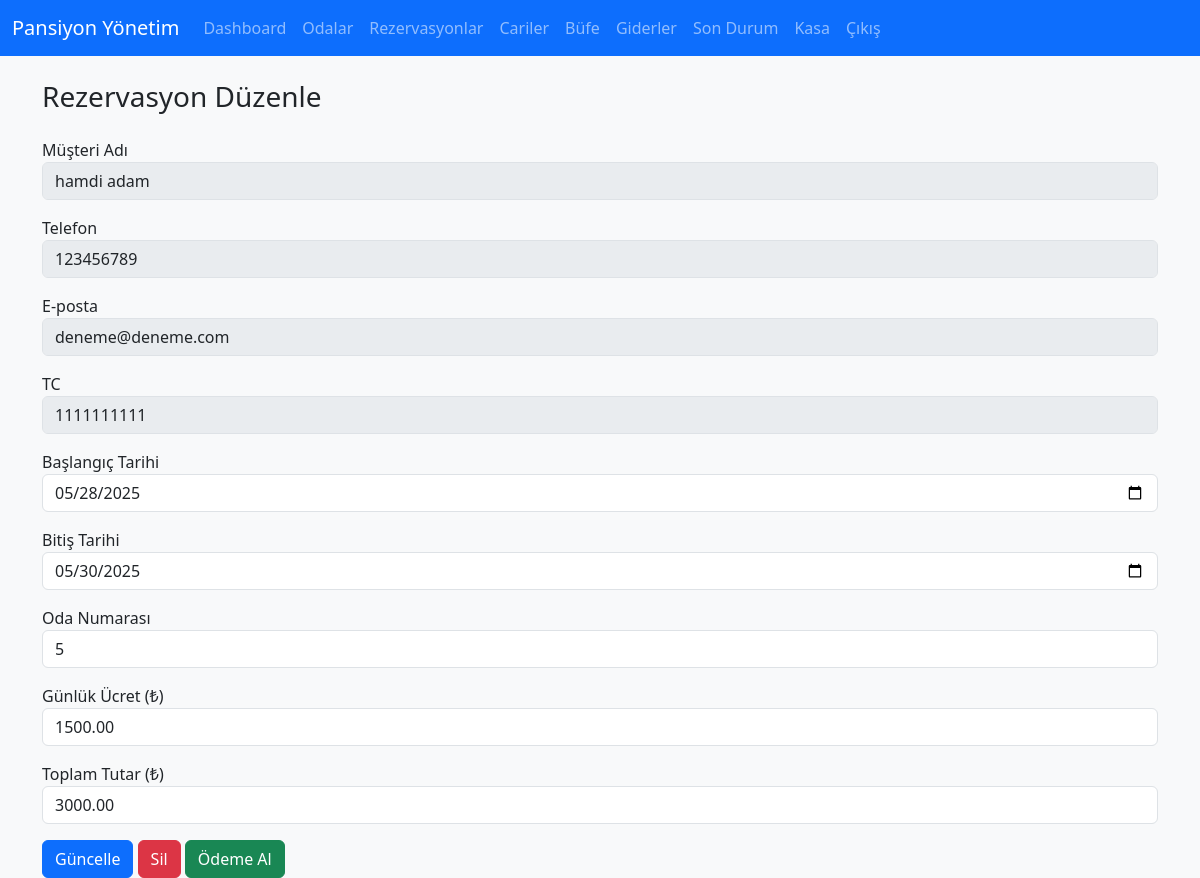
The page /edit_reservation.php?reservation_id=56 (signed in) on the database its author committed.
### tables this page shows
CREATE TABLE `reservations` (
  `id` int(11) NOT NULL,
  `room_id` int(11) DEFAULT NULL,
  `start_date` date DEFAULT NULL,
  `end_date` date DEFAULT NULL,
  `status` enum('rezerve','dolu','iptal') DEFAULT 'rezerve',
  `phone` varchar(20) DEFAULT NULL,
  `email` varchar(100) DEFAULT NULL,
  `tc` varchar(11) DEFAULT NULL,
  `note` text DEFAULT NULL,
  `created_at` timestamp NOT NULL DEFAULT current_timestamp(),
  `price` int(11) DEFAULT NULL,
  `customer_name` text DEFAULT NULL,
  `days` int(11) NOT NULL DEFAULT 1,
  `payment_status` enum('ödenmedi','kısmen','tamamlandı') NOT NULL DEFAULT 'ödenmedi',
  `payment_amount` decimal(10,2) NOT NULL DEFAULT 0.00,
  `payment_method` varchar(50) DEFAULT NULL,
  `paid_days` int(11) DEFAULT NULL,
  `customer_id` int(11) DEFAULT NULL
);

CREATE TABLE `customers` (
  `id` int(11) NOT NULL,
  `full_name` varchar(100) NOT NULL,
  `phone` varchar(20) DEFAULT NULL,
  `email` varchar(100) DEFAULT NULL,
  `tc` varchar(11) DEFAULT NULL,
  `balance` decimal(10,2) DEFAULT 0.00,
  `created_at` timestamp NOT NULL DEFAULT current_timestamp()
);

CREATE TABLE `rooms` (
  `id` int(11) NOT NULL,
  `room_number` varchar(10) NOT NULL,
  `type` varchar(50) DEFAULT NULL,
  `price` decimal(10,2) DEFAULT NULL,
  `status` enum('boş','dolu') DEFAULT 'boş',
  `capacity` int(11) NOT NULL DEFAULT 1
);

### edit_reservation.php (the view, shortened to what this page needs)
<?php
require 'config/db.php';
$reservationId = $_GET['reservation_id'] ?? null;
$stmt = $pdo->prepare("
  SELECT r.*, c.full_name, c.phone, c.email, c.tc
  FROM reservations r
  JOIN customers c ON r.customer_id = c.id
  WHERE r.id = ?
");
$stmt->execute([$reservationId]);
$res = $stmt->fetch(PDO::FETCH_ASSOC);
$rooms = $pdo->query("SELECT id, room_number, price FROM rooms ORDER BY room_number")->fetchAll(PDO::FETCH_ASSOC);
$days = (strtotime($res['end_date']) - strtotime($res['start_date'])) / (60 * 60 * 24);
?>
<?php include 'header.php'; ?>
<div class="container">
  <h3 class="mb-4">Rezervasyon Düzenle</h3>
  <form action="update_reservation.php" method="POST">
    <div class="mb-3"><label>Müşteri Adı</label>
      <input type="text" class="form-control" value="<?= htmlspecialchars($res['full_name']) ?>" disabled>
    </div>
    <div class="mb-3"><label>Telefon</label>
      <input type="text" class="form-control" value="<?= htmlspecialchars($res['phone']) ?>" disabled>
    </div>
    <div class="mb-3"><label>E-posta</label>
      <input type="text" class="form-control" value="<?= htmlspecialchars($res['email']) ?>" disabled>
    </div>
    <div class="mb-3"><label>TC</label>
      <input type="text" class="form-control" value="<?= htmlspecialchars($res['tc']) ?>" disabled>
    </div>
    <div class="mb-3"><label>Başlangıç Tarihi</label>
      <input type="date" name="start_date" class="form-control" value="<?= $res['start_date'] ?>" required>
    </div>
    <div class="mb-3"><label>Bitiş Tarihi</label>
      <input type="date" name="end_date" class="form-control" value="<?= $res['end_date'] ?>" required>
    </div>
    <div class="mb-3"><label>Oda Numarası</label>
      <select class="form-control" name="room_id" required>
        <?php foreach ($rooms as $room): ?>
          <option value="<?= $room['id'] ?>" <?= $room['id'] == $res['room_id'] ? 'selected' : '' ?>>
            <?= $room['room_number'] ?>
          </option>
        <?php endforeach; ?>
      </select>
    </div>
    <div class="mb-3"><label>Günlük Ücret (₺)</label>
      <input type="number" step="0.01" name="daily_price" class="form-control" value="<?= round($res['price'] / max(1, $days), 2) ?>" required>
    </div>
    <div class="mb-3"><label>Toplam Tutar (₺)</label>
      <input type="number" step="0.01" name="price" class="form-control" value="<?= $res['price'] ?>" required>
    </div>
    <button type="submit" class="btn btn-primary">Güncelle</button>
    <a href="delete_reservation.php?id=<?= $res['id'] ?>" class="btn btn-danger" onclick="return confirm('Silmek istediğinize emin misiniz?')">Sil</a>
    <a href="payment.php?reservation_id=<?= $res['id'] ?>" class="btn btn-success">
  Ödeme Al
</a>
  </form>
</div>

### header.php (style rules this page uses)
body { background-color: #f8f9fa; }

### rows shown on the page
reservations: customer.full_name "hamdi adam", customer.phone "123456789", customer.email "deneme@deneme.com", customer.tc "1111111111", start_date "05/28/2025", end_date "05/30/2025", room_id "5", daily_price "1500.00", price "3000.00"
